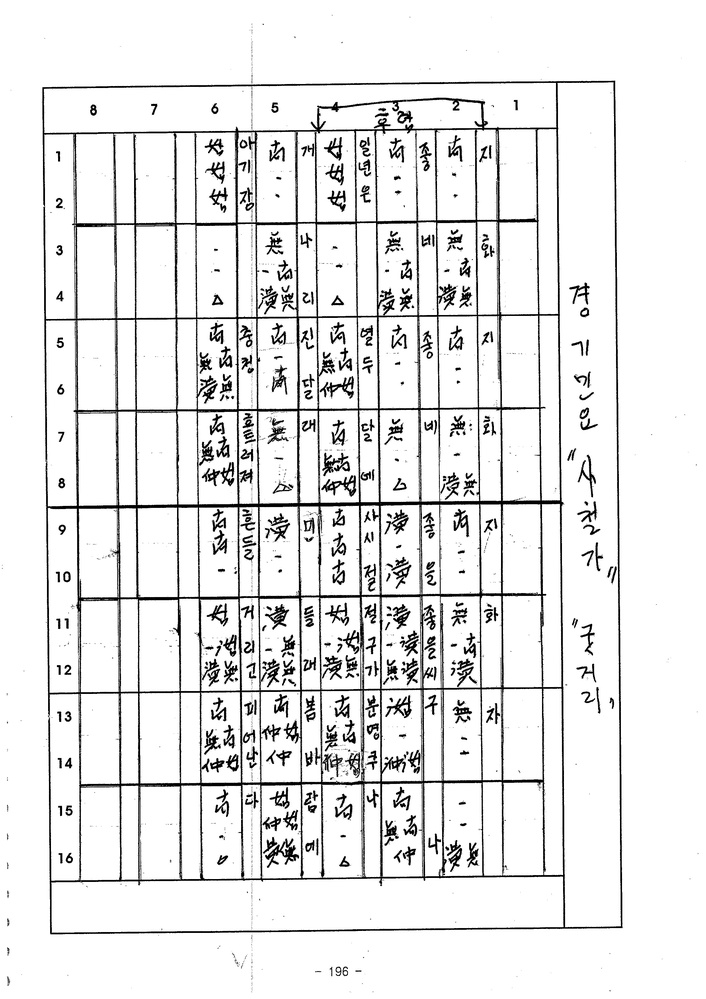
#> input picture sheets/민요/원본/민요채보-1/사철가-경기민요.jpg, 706 x 999 px, shrunk from 2480 x 3507 before the run; its folder holds only this picture in this run
$ python -i split_pages.py   (imports and definitions only)
#> lines starting #> are read from the running program, lines starting #| are printed output that depends on the picture; after the words box and inside, x2 and y2 are one past the last pixel; in counts of white or black regions, pixels touching at a corner belong together
#> further down, picture is the input picture: shape (999, 706, 3); min 0, max 255, mean 232.1
#!/usr/bin/env python3
"""S1: 쪽별 곡 영역 지도(_작업/pages/b{권}_{PDF쪽}.json) 초안 만들기 · 확인 이미지 그리기.

  python3 split_pages.py draft b2_013 b2_016 …   # OpenCV 테두리 박스 → 초안 JSON (이미 있으면 건드리지 않음)
  python3 split_pages.py show  b2_013 …          # 지도 박스·곡ID + 0.05 눈금 → /tmp/dg_pan/show/b2_013.png
  python3 split_pages.py grid  b2_013 …          # 눈금만 (지도 만들기 전에 좌표 읽기용)
  python3 split_pages.py check                   # 모든 지도 검사 (목차.tsv 곡ID·형식)
쪽 표기: b2_013 (PDF 쪽) 또는 b2_p11 (인쇄 쪽).

초안은 자동 검출이라 틀리기 쉽다(설계서 1절). show 이미지를 보고 JSON 을 직접 고친 뒤 "confirmed": true 로 둔다.
"""
import json
import os
import sys

from common import (OFFSET, PAGES_DIR, TMP, all_maps, check_box, load_map, page_key, parse_page_arg, render, WORK)

DPI = 100


def detect_boxes(img):
    import cv2
    import numpy as np
    g = cv2.cvtColor(np.array(img), cv2.COLOR_RGB2GRAY)
    bw = cv2.adaptiveThreshold(g, 255, cv2.ADAPTIVE_THRESH_MEAN_C, cv2.THRESH_BINARY_INV, 25, 15)
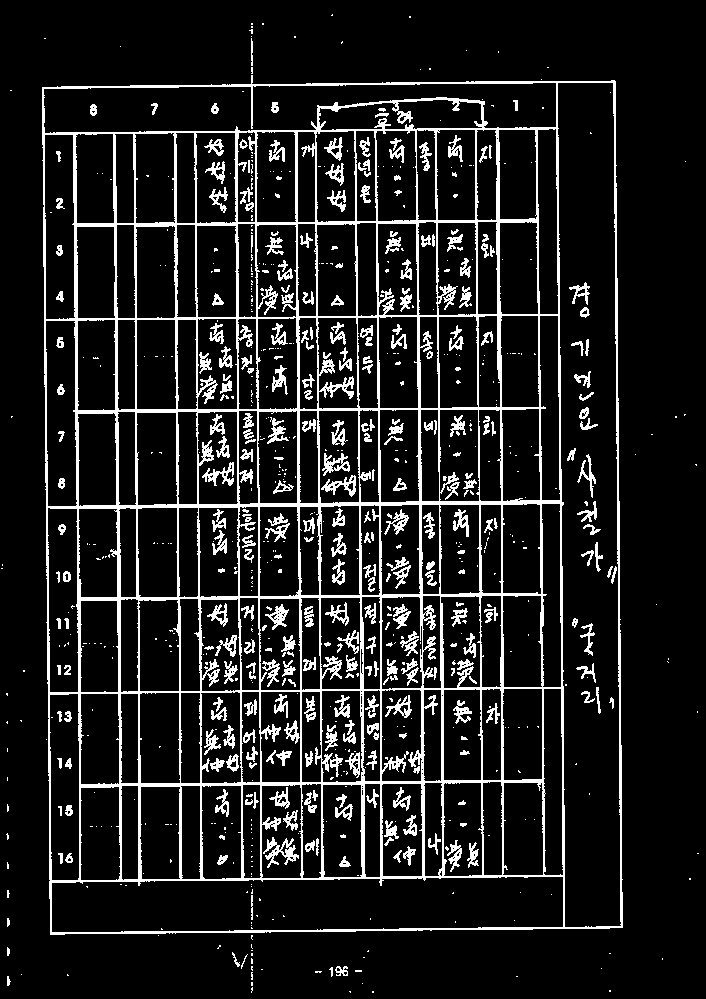
#> bw: shape (999, 706); 11.8% white; 787 white regions (477 under 20 px), largest, box (x1, y1, x2, y2) and area: (42, 75, 623, 935) 56120, (263, 837, 299, 868) 425, (202, 462, 234, 486) 292
    H, W = bw.shape
    v = cv2.morphologyEx(bw, cv2.MORPH_OPEN, cv2.getStructuringElement(cv2.MORPH_RECT, (1, H // 12)))
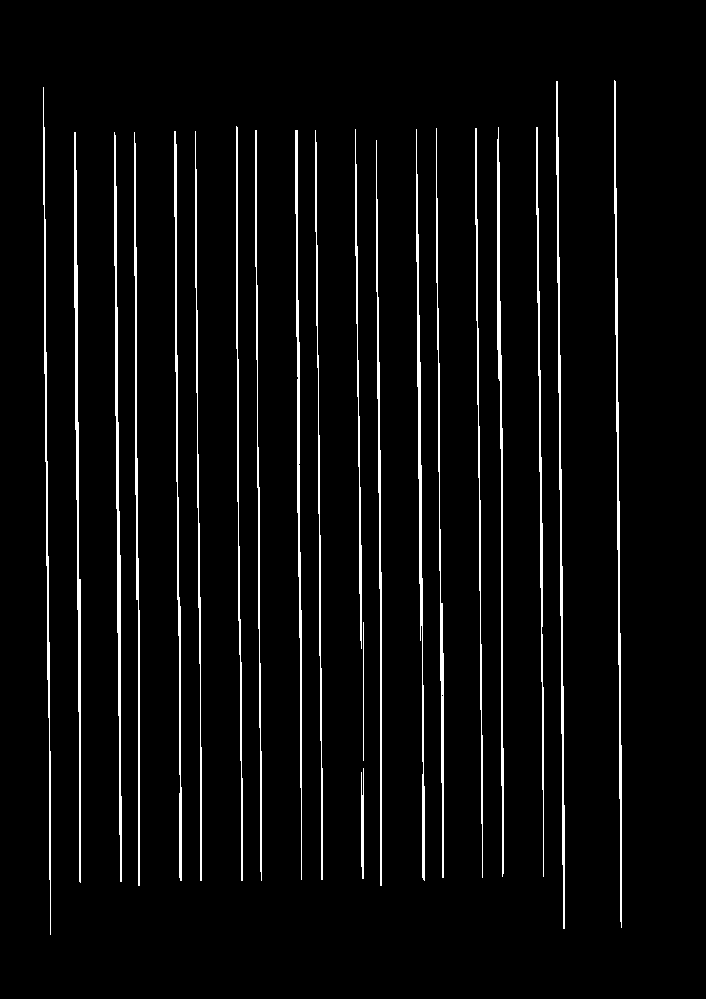
#> v: shape (999, 706); 4.4% white in thin lines or dots, all inside (x1, y1, x2, y2) = (43, 80, 622, 935)
    h = cv2.morphologyEx(bw, cv2.MORPH_OPEN, cv2.getStructuringElement(cv2.MORPH_RECT, (W // 12, 1)))
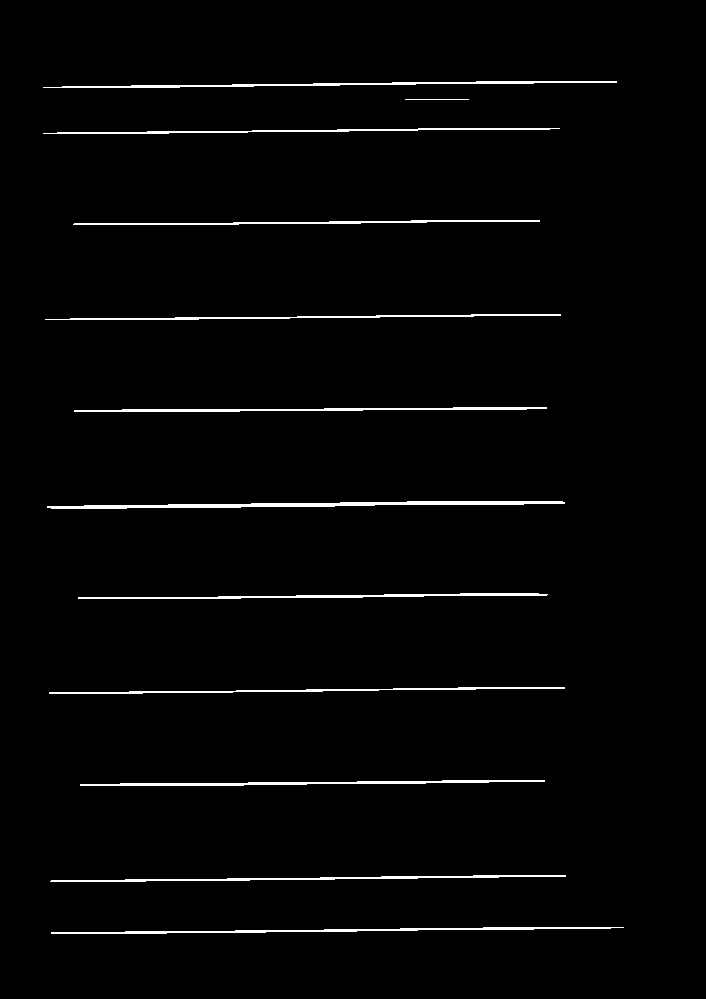
#> h: shape (999, 706); 1.9% white; 12 white regions, largest, box (x1, y1, x2, y2) and area: (47, 501, 565, 509) 1900, (43, 81, 617, 88) 1309, (51, 927, 624, 934) 1308
    grid = cv2.dilate(v | h, np.ones((5, 5), np.uint8))
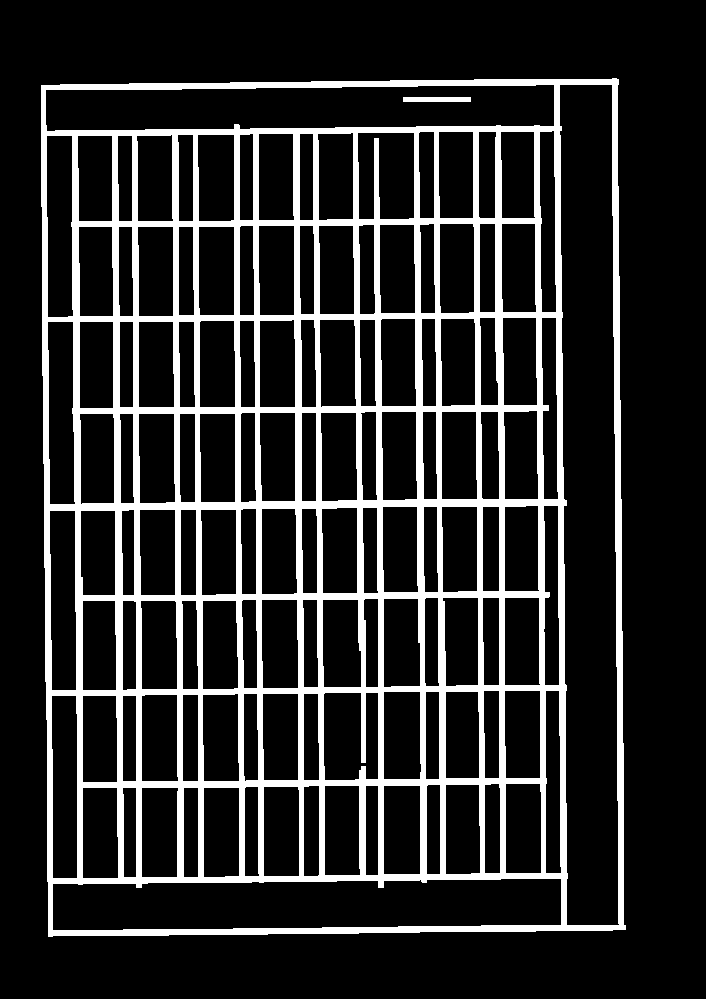
#> grid: shape (999, 706); 17.1% white; 2 white regions
    cnts, _ = cv2.findContours(grid, cv2.RETR_EXTERNAL, cv2.CHAIN_APPROX_SIMPLE)
#> cnts = 1 contour; box (x1, y1, x2, y2) and area: (41, 78, 626, 937) 490587
    boxes = []
    for c in cnts:
        x, y, w, hh = cv2.boundingRect(c)
        if w * hh > 0.02 * W * H:
            boxes.append([round(x / W, 3), round(y / H, 3), round(w / W, 3), round(hh / H, 3)])
#> this loop made 1 pass
#> (x, y, w, hh) on pass 1: (41, 78, 585, 859)
#> after the loop, boxes = [[0.058, 0.078, 0.829, 0.86]]
    # 오른쪽 위 → 왼쪽, 위 → 아래
    boxes.sort(key=lambda b: (round(b[1] * 4), -b[0]))
    return boxes


# [105 lines left out: functions draft, draw, load_toc_ids, check, main, not called in this run]


# [2 lines not run here, left out]

>>> import cv2
>>> picture = cv2.cvtColor(cv2.imread('../../../민요/원본/민요채보-1/사철가-경기민요.jpg'), cv2.COLOR_BGR2RGB)
>>> result = detect_boxes(picture)
#> result = [[0.058, 0.078, 0.829, 0.86]]

$ run again, on sheets/민요/원본/민요채보-1/이별가.jpg
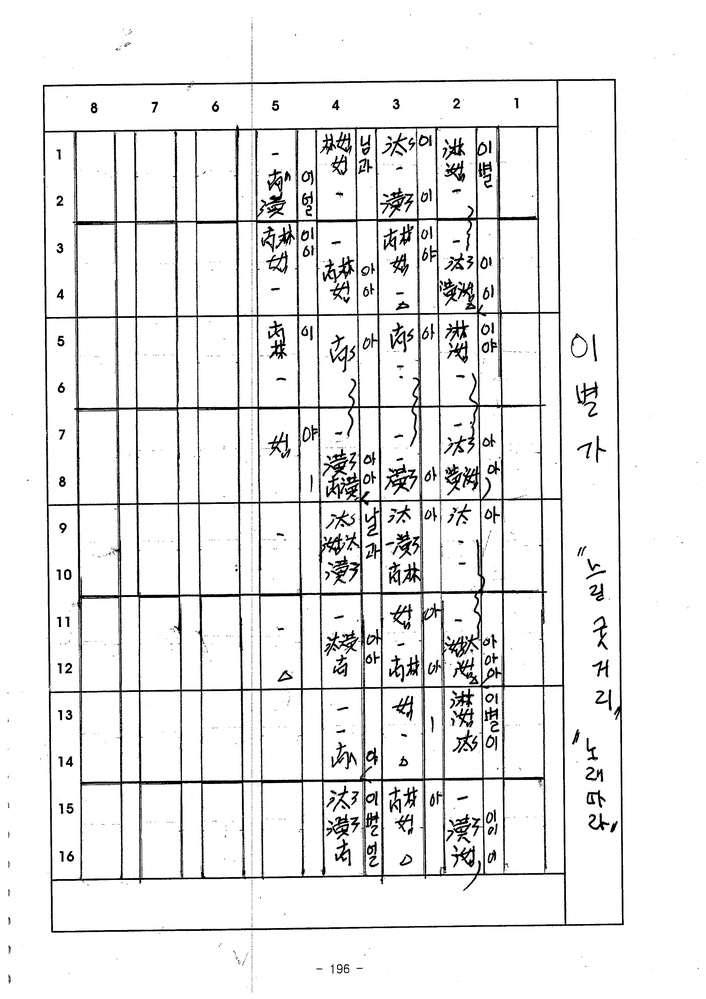
#> input picture sheets/민요/원본/민요채보-1/이별가.jpg, 706 x 999 px, shrunk from 2480 x 3507 before the run
#> picture is the input picture: shape (999, 706, 3); min 0, max 255, mean 234.7
#> in detect_boxes, `bw = cv2.adaptiveThreshold(g, 255, cv2.ADAPTIVE_THRESH_MEAN_C, cv2.THR..`:
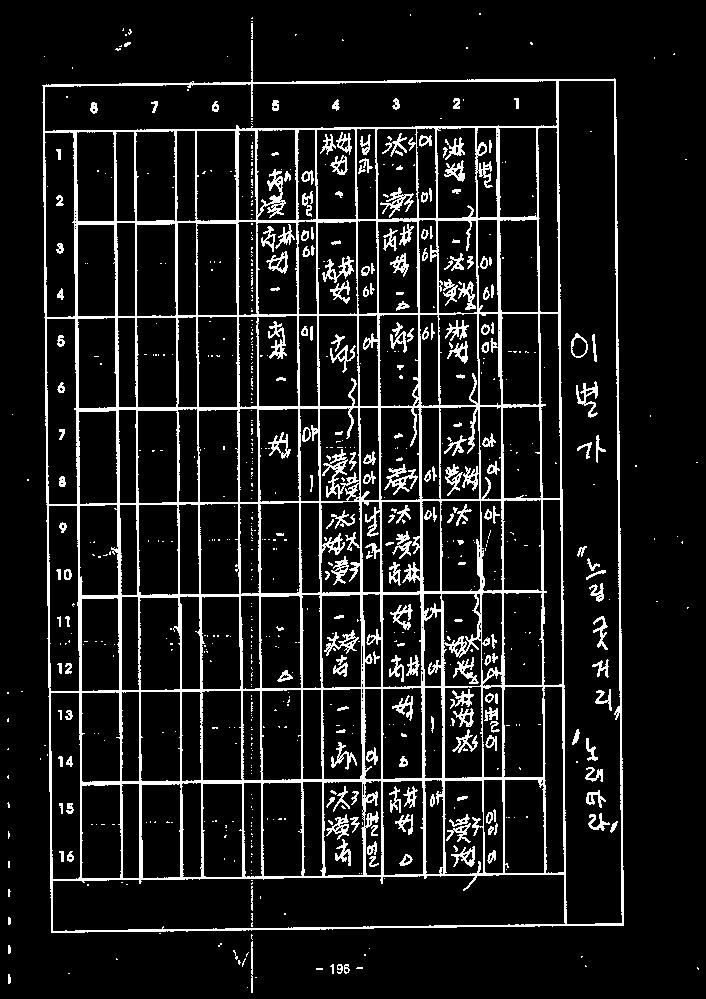
#> bw: shape (999, 706); 10.7% white in thin lines or dots
#> v: shape (999, 706); 4.5% white in thin lines or dots, all inside (x1, y1, x2, y2) = (43, 79, 623, 933)
#> h: shape (999, 706); 1.8% white in thin lines or dots, all inside (x1, y1, x2, y2) = (43, 79, 625, 932)
#> in detect_boxes, `grid = cv2.dilate(v | h, np.ones((5, 5), np.uint8))`:
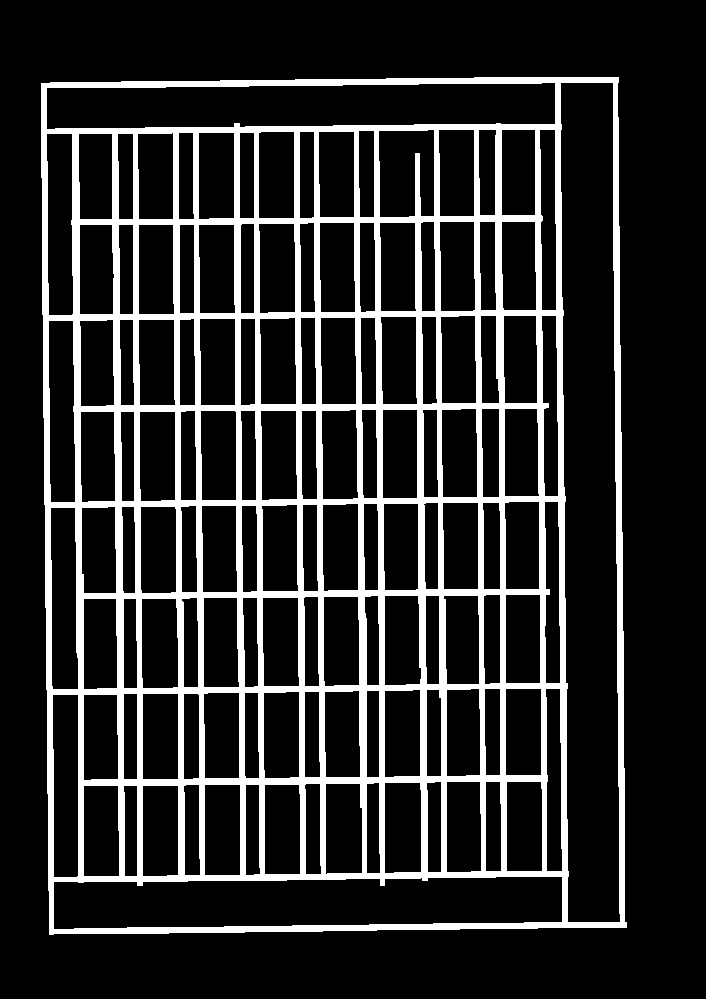
#> grid: shape (999, 706); 17.1% white; 1 white region
#> cnts = 1 contour; box (x1, y1, x2, y2) and area: (41, 77, 627, 935) 490559
#> the loop in detect_boxes, `for c in cnts:` made 1 pass
#> (x, y, w, hh) on pass 1: (41, 77, 586, 858)
#> after the loop in detect_boxes, `for c in cnts:`: boxes = [[0.058, 0.077, 0.83, 0.859]]

$ run again, on sheets/민요/원본/민요채보-1/창부 타령-2.jpg
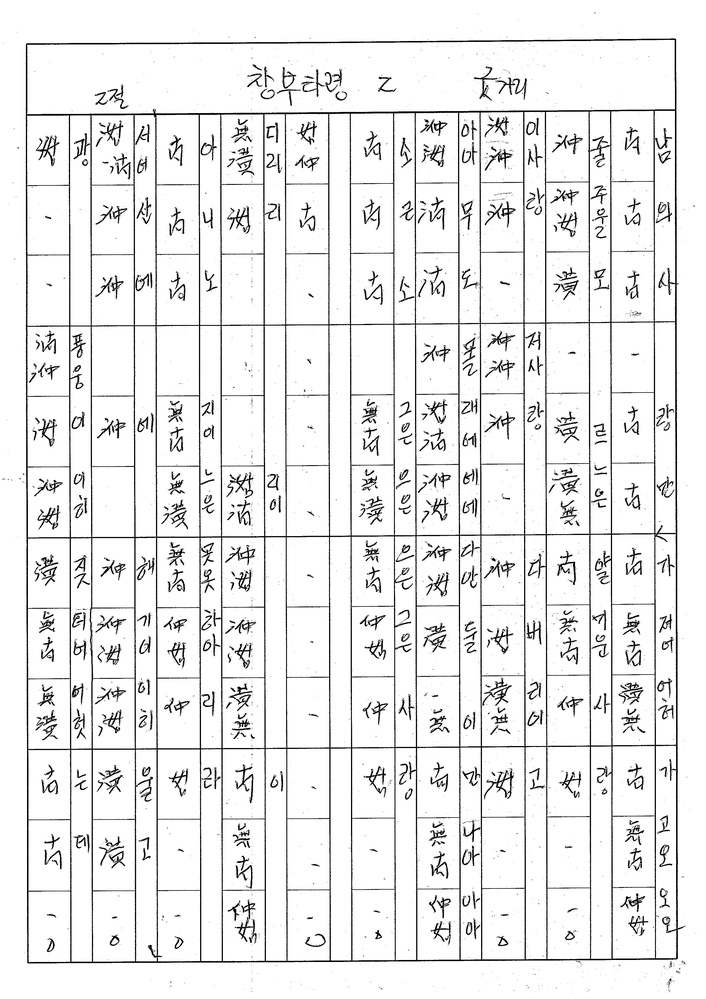
#> input picture sheets/민요/원본/민요채보-1/창부 타령-2.jpg, 706 x 999 px, shrunk from 2480 x 3507 before the run
#> picture is the input picture: shape (999, 706, 3); min 0, max 255, mean 234.4
#> in detect_boxes, `bw = cv2.adaptiveThreshold(g, 255, cv2.ADAPTIVE_THRESH_MEAN_C, cv2.THR..`:
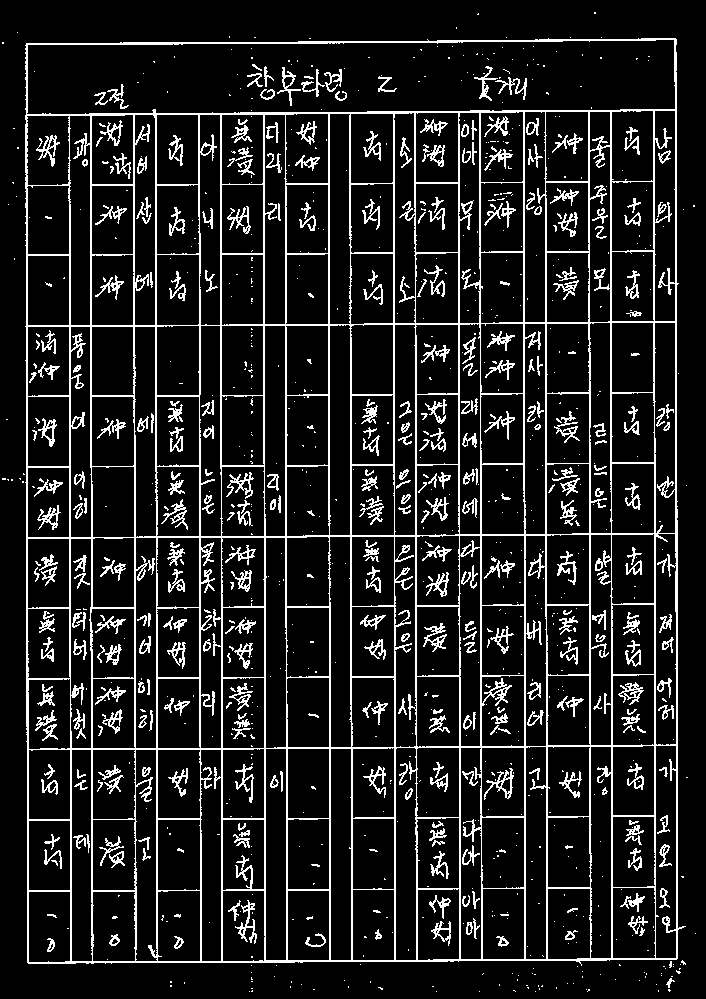
#> bw: shape (999, 706); 12.4% white in thin lines or dots
#> v: shape (999, 706); 4.6% white in thin lines or dots, all inside (x1, y1, x2, y2) = (26, 38, 678, 964)
#> h: shape (999, 706); 1.1% white in thin lines or dots, all inside (x1, y1, x2, y2) = (26, 39, 679, 963)
#> in detect_boxes, `grid = cv2.dilate(v | h, np.ones((5, 5), np.uint8))`:
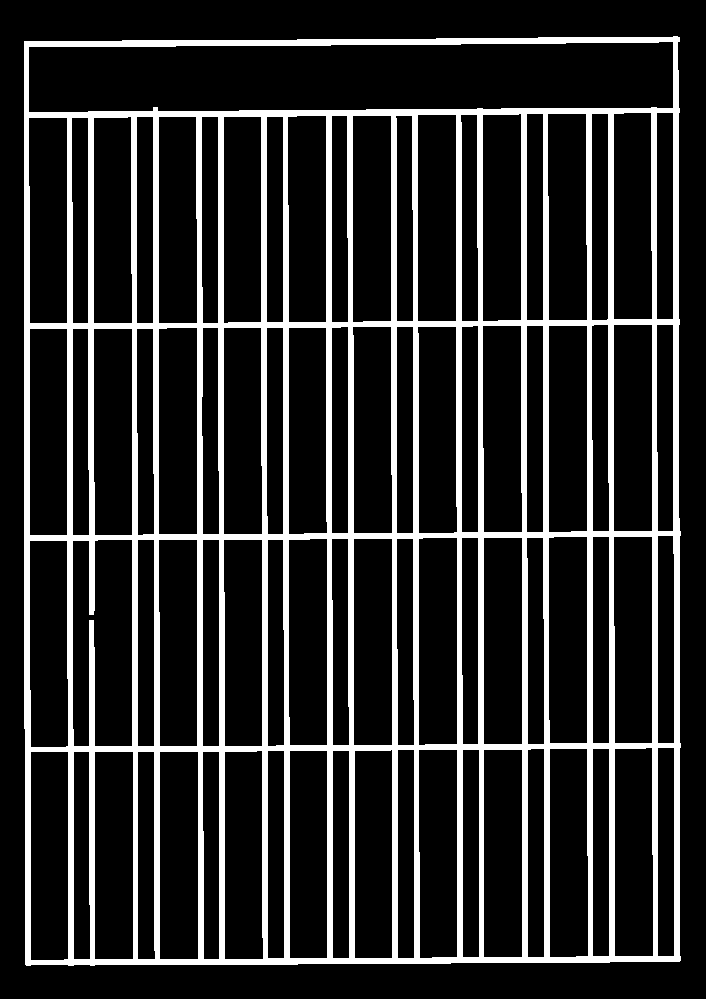
#> grid: shape (999, 706); 17.7% white; 1 white region
#> cnts = 1 contour; box (x1, y1, x2, y2) and area: (24, 36, 681, 966) 604518
#> the loop in detect_boxes, `for c in cnts:` made 1 pass
#> (x, y, w, hh) on pass 1: (24, 36, 657, 930)
#> after the loop in detect_boxes, `for c in cnts:`: boxes = [[0.034, 0.036, 0.931, 0.931]]
